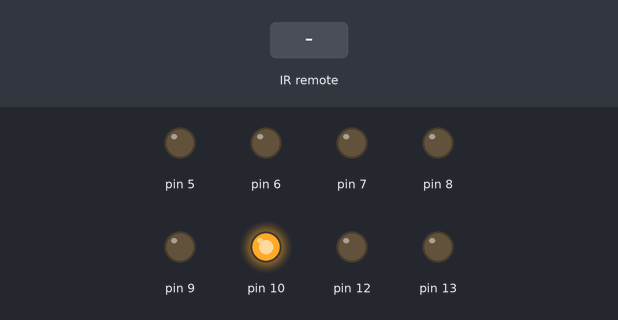
A sketch run on a simulated Arduino Uno, built with avr-gcc and run on an emulated ATmega328P. Parts: output pins drawn as LEDs (lit = HIGH). The inputs (shaded band) are chosen by the test bench.

Above: at 1.2 s.
1.3 s: infrared code 0x8F7 received
At 1.6 s:
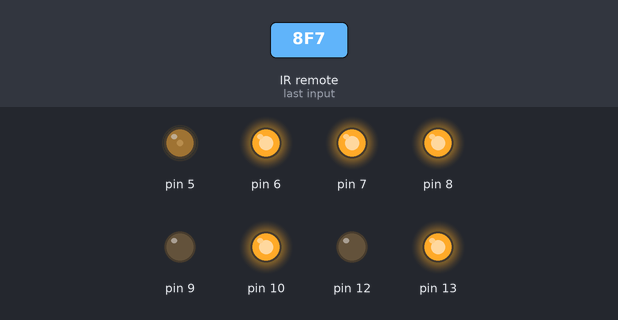
2.8 s: infrared code 0x8877 received
At 4.0 s:
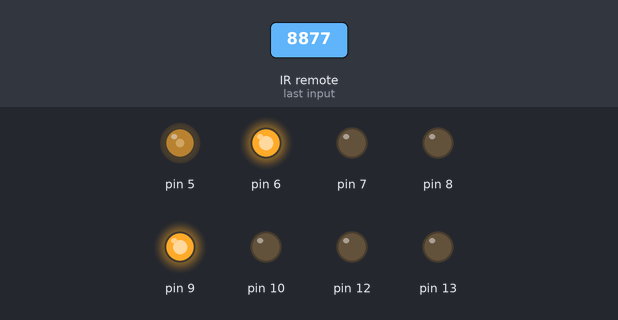
4.3 s: infrared code 0x48B7 received
At 5.1 s:
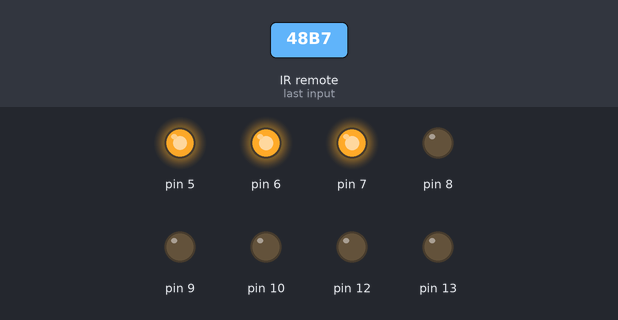
Timing chart, 0 to 7.3 s (numbered marks = the images above; inputs shaded):
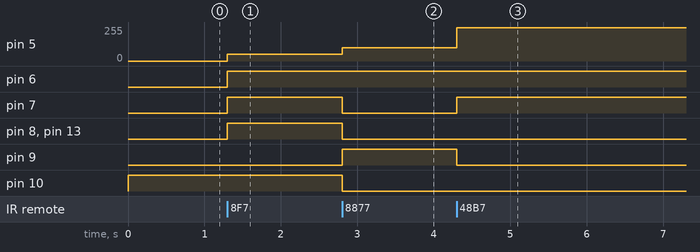

The sketch:

SpeedControl_with_IR.ino
```cpp
#include <IRremote.h>
int x =0;
int RECV_PIN = 11;
//IR Library stuff
IRrecv irrecv(RECV_PIN);
decode_results results;

void setup() {
  // put your setup code here, to run once:
  // analog read pin to read IR input
  pinMode(11,INPUT);
  // initialize digital out pins needed for 7 segment display
  pinMode(13,OUTPUT); //A
  pinMode(12,OUTPUT); //B
  pinMode(10,OUTPUT); //G
  pinMode(9,OUTPUT); //C
  pinMode(8,OUTPUT); //D
  pinMode(7,OUTPUT); //E
  pinMode(6,OUTPUT); //F

  irrecv.enableIRIn();
}

void loop() {
  if (x<10)
  {
        // Diaplaying "0" in 7-segment display
        digitalWrite(7,LOW);
        digitalWrite(6,LOW);
        digitalWrite(13,LOW);
        digitalWrite(12,LOW);
        digitalWrite(10,HIGH);
        digitalWrite(9,LOW);
        digitalWrite(8,LOW);
        x++;
  }

    if (irrecv.decode(&results))
    {//irrecv.decode(&results) returns true if anything is recieved, and stores info in varible results
    unsigned int value = results.value; //Get the value of results as an unsigned int, so we can use switch case

      switch (value) {
      case 2295:
        // mode 1 - motor speed
      	analogWrite(5,50);
        // Diaplaying "1" in 7-segment display
        digitalWrite(8,HIGH);
        digitalWrite(7,HIGH);
        digitalWrite(13,HIGH);
        digitalWrite(10,HIGH);
        digitalWrite(6,HIGH);
        digitalWrite(12,LOW);
        digitalWrite(9,LOW);
      	break;

      case 34935:
        // mode 2 - motor speed
        analogWrite(5,100);
        // Diaplaying "2" in 7-segment display
        digitalWrite(9,HIGH);
        digitalWrite(6,HIGH);
        digitalWrite(8,LOW);
        digitalWrite(7,LOW);
        digitalWrite(13,LOW);
        digitalWrite(12,LOW);
        digitalWrite(10,LOW);
      	break;

      case 18615:
        // mode 3 - motor speed
        analogWrite(5,250);
        // Diaplaying "3" in 7-segment display
        digitalWrite(7,HIGH);
        digitalWrite(6,HIGH);
        digitalWrite(13,LOW);
        digitalWrite(12,LOW);
        digitalWrite(10,LOW);
        digitalWrite(9,LOW);
        digitalWrite(8,LOW);
      	break;

      case 255:
        // switching off dc motor
        analogWrite(5,0);
        // Diaplaying "0" in 7-segment display
        digitalWrite(7,LOW);
        digitalWrite(6,LOW);
        digitalWrite(13,LOW);
        digitalWrite(12,LOW);
        digitalWrite(10,HIGH);
        digitalWrite(9,LOW);
        digitalWrite(8,LOW);
        //delay (500);
    }

    irrecv.resume(); // Receive the next value
  }


}
```

Measured:
- after the input at 1.3 s, pin 5: 0/255 → 50/255 at once; pin 6–8, pin 13: LOW → HIGH at once
- after the input at 2.8 s, pin 5: 50/255 → 100/255 at once; pin 7, pin 8, pin 10, pin 13: HIGH → LOW at once; pin 9: LOW → HIGH at once
- after the input at 4.3 s, pin 5: 100/255 → 250/255 at once; pin 7: LOW → HIGH at once; pin 9: HIGH → LOW at once
